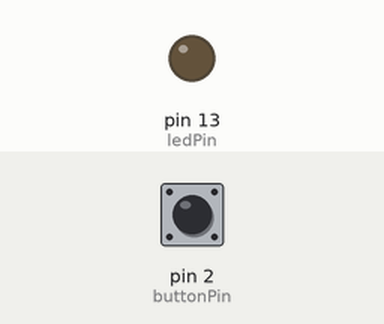
Recording of a sketch running on a simulated Arduino Uno, built with avr-gcc and run on an emulated ATmega328P. On the bench: output pins drawn as LEDs (lit = HIGH). Inputs (shaded band) come from the test bench; at power-on: pin 2 (buttonPin) LOW.

Above: at 1.2 s.
1.3 s: pin 2 (buttonPin) pulled HIGH for 0.15 s
At 1.37 s:
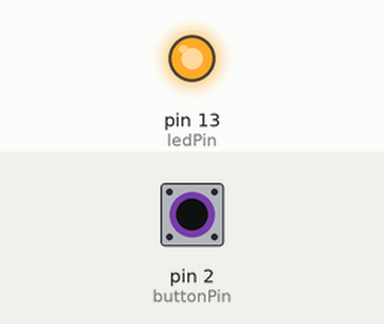
2.9 s: pin 2 (buttonPin) pulled HIGH for 3.2 s
At 7.1 s:
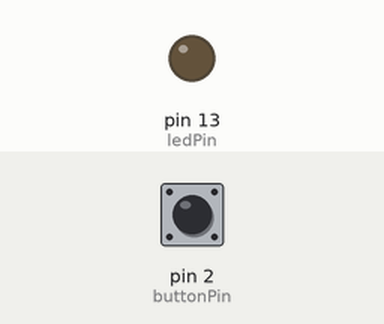
Timing chart, 0 to 8.6 s (numbered marks = the images above; inputs shaded):
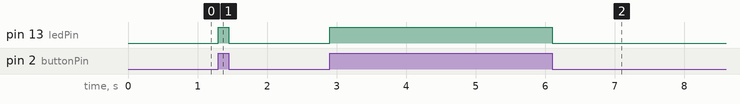

Measured:
- after the input at 1.3 s, pin 13 (ledPin): LOW → HIGH at once, → LOW 0.15 s later
- after the input at 2.9 s, pin 13 (ledPin): LOW → HIGH at once, → LOW 3.2 s later

The sketch:

ButtonLed.ino
```cpp
const int buttonPin = 2;

const int ledPin =  13;

void setup() {
  // initialize the LED pin as an output:
  pinMode(ledPin, OUTPUT);
  // initialize the pushbutton pin as an input:
  pinMode(buttonPin, INPUT);
}

void loop() {

  if (digitalRead(buttonPin) == HIGH) {
    // turn LED on:
    digitalWrite(ledPin, HIGH);
  }
  else {
    // turn LED off:
    digitalWrite(ledPin, LOW);
  }
}
```
